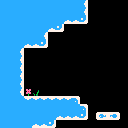

A level layout from a 2D game, rendered from its tile map. Below: a short description, then the map file with its tile-grid data intact:
An orthogonal 16x16 tile map with 8x8 px tiles, 1 tile layer (Capa de patrones 1).

<map version="1.8" tiledversion="1.8.2" orientation="orthogonal" renderorder="right-down" width="16" height="16" tilewidth="8" tileheight="8" infinite="0" nextlayerid="2" nextobjectid="1">
 <tileset firstgid="1" source="celeste.tsx" />
 <layer id="1" name="Capa de patrones 1" width="16" height="16">
  <data encoding="csv">
28,28,28,28,28,28,28,28,28,28,29,0,0,0,0,0,
28,28,28,28,28,28,28,28,28,28,29,0,0,0,0,0,
28,28,28,28,28,28,28,28,41,41,42,0,0,0,0,0,
28,28,28,28,28,28,41,42,0,0,0,0,0,0,0,0,
28,28,28,28,28,29,0,0,0,0,0,0,0,0,0,0,
28,28,28,41,41,42,0,0,0,0,0,0,0,0,0,0,
28,28,29,0,0,0,0,0,0,0,0,0,0,0,0,0,
28,28,29,0,0,0,0,0,0,0,0,0,0,0,0,0,
28,28,29,0,0,0,0,0,0,0,0,0,0,0,0,0,
28,28,29,0,0,0,0,0,0,0,0,0,0,0,0,0,
28,28,29,0,0,0,0,0,0,0,0,0,0,0,0,0,
28,28,29,1,2,0,0,0,0,0,0,0,0,0,0,0,
28,28,28,15,15,15,15,15,15,16,0,0,0,0,0,0,
28,28,28,28,28,28,28,28,28,28,16,0,0,0,0,0,
28,28,28,28,28,28,28,41,41,41,42,0,17,18,19,0,
28,28,28,28,41,41,42,0,0,0,0,0,0,0,0,0
</data>
 </layer>
</map>